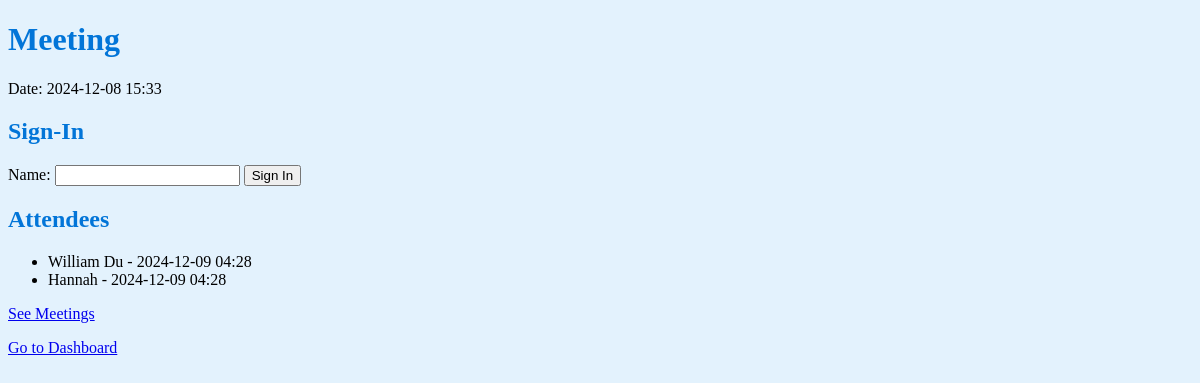
/meetings/1, run on the app's committed database.
### models.py (models this page shows)
class Meeting(db.Model):
    id = db.Column(db.Integer, primary_key=True)
    date = db.Column(db.DateTime, nullable=False)
    topic = db.Column(db.String(200), nullable=True)
    attendees = db.relationship('SignIn', backref='meeting', lazy=True)

class Member(db.Model):
    id = db.Column(db.Integer, primary_key=True)
    name = db.Column(db.String(100), nullable=False, unique=True)
    sign_ins = db.relationship('SignIn', backref='member', lazy=True)

class SignIn(db.Model):
    id = db.Column(db.Integer, primary_key=True)
    timestamp = db.Column(db.DateTime, default=lambda: datetime.utcnow())
    member_id = db.Column(db.Integer, db.ForeignKey('member.id'), nullable=False)
    meeting_id = db.Column(db.Integer, db.ForeignKey('meeting.id'), nullable=True)

### app.py (the view, shortened to what this page needs)
@app.route('/meetings/<int:meeting_id>', methods=['GET', 'POST'])
def meeting_detail(meeting_id):
    meeting = Meeting.query.get_or_404(meeting_id)
    attendees = [(sign_in.member.name, sign_in.timestamp) for sign_in in meeting.attendees]
    return render_template('meeting_detail.html', meeting=meeting, attendees=attendees)

### templates/meeting_detail.html (shortened to what this page needs)
{% extends 'base.html' %}
{% block content %}
<h1>{{ meeting.topic or 'Meeting' }}</h1>
<p>Date: {{ meeting.date.strftime('%Y-%m-%d %H:%M') }}</p>
<h2>Sign-In</h2>
<form method="POST" action="">
    <label for="name">Name:</label>
    <input type="text" id="name" name="name" required>
    <button type="submit">Sign In</button>
</form>
<h2>Attendees</h2>
<ul>
    {% for name, timestamp in attendees %}
    <li>{{ name }} - {{ timestamp.strftime('%Y-%m-%d %H:%M') }}</li>
    {% endfor %}
</ul>
<p><a href="{{ url_for('meetings') }}">See Meetings</a></p>
<p><a href="{{ url_for('dashboard') }}">Go to Dashboard</a></p>
{% endblock %}

### templates/meeting_detail.html (style rules this page uses)
body { background-color: #e3f2fd; }
h1, h2 { color: #0275d8; }

### data on the page
Meeting: topic "Meeting", date "2024-12-08 15:33"
Member: name "William Du", strftime "2024-12-09 04:28"
Member: name "Hannah", strftime "2024-12-09 04:28"
